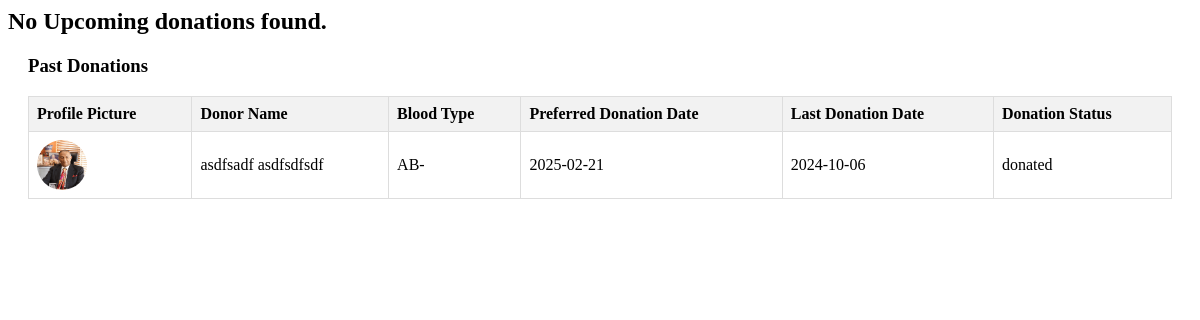
Screenshot of /manage_donation_status.php (signed in) with the database file from the repository.
### tables this page shows
CREATE TABLE `donors` (
  `donor_id` int(11) NOT NULL,
  `normal_user_id` int(11) NOT NULL,
  `donor_name` varchar(255) NOT NULL,
  `donor_nic` varchar(20) NOT NULL,
  `donor_phone` varchar(15) NOT NULL,
  `donor_email` varchar(255) NOT NULL,
  `blood_type` varchar(5) NOT NULL,
  `gender` enum('Male','Female') NOT NULL,
  `weight` decimal(5,2) NOT NULL,
  `health_conditions` text DEFAULT NULL,
  `medications` text DEFAULT NULL,
  `last_donation_date` date DEFAULT NULL,
  `emergency_contact` varchar(255) NOT NULL,
  `emergency_relationship` varchar(100) NOT NULL,
  `emergency_phone` varchar(15) NOT NULL,
  `preferred_donation_date` date NOT NULL,
  `district` varchar(100) NOT NULL,
  `hospital` varchar(255) NOT NULL,
  `donation_req_status` enum('pending','cancelled','confirm') DEFAULT 'pending',
  `created_at` timestamp NOT NULL DEFAULT current_timestamp(),
  `donate_update` enum('donated','not donated') DEFAULT 'not donated',
  `donor_type` enum('donor') DEFAULT 'donor'
);

CREATE TABLE `normal_user` (
  `normal_user_id` int(11) NOT NULL,
  `normal_user_profile_picture` varchar(550) NOT NULL DEFAULT 'emptyProfile.jpg',
  `normal_user_firstname` varchar(55) NOT NULL,
  `normal_user_lastname` varchar(55) NOT NULL,
  `normal_user_email` varchar(255) NOT NULL,
  `normal_user_password` varchar(255) NOT NULL,
  `normal_user_DOB` date NOT NULL,
  `normal_user_location` varchar(300) DEFAULT NULL,
  `normal_user_bloodtype` enum('A+','A-','B+','B-','AB+','AB-','O+','O-') DEFAULT NULL,
  `normal_user_type` varchar(50) DEFAULT 'normal user',
  `NIC` varchar(44) DEFAULT NULL
);

### manage_donation_status.php (the view, shortened to what this page needs)
<?php
include 'db.php';
$hospitalId = $_SESSION['user_id'];
$query_upcoming = "SELECT d.*, u.normal_user_profile_picture
                   FROM donors d
                   JOIN normal_user u ON d.normal_user_id = u.normal_user_id
                   WHERE d.preferred_donation_date >= CURDATE()
                   AND (d.donate_update IS NULL OR d.donate_update <> 'donated')
                   AND d.hospital = '$hospitalId'
                   ORDER BY d.preferred_donation_date ASC";
$query_past = "SELECT d.*, u.normal_user_profile_picture
               FROM donors d
               JOIN normal_user u ON d.normal_user_id = u.normal_user_id
               WHERE (d.donate_update IS NULL OR d.donate_update = 'donated')
               AND d.hospital = '$hospitalId'
               ORDER BY d.preferred_donation_date DESC";
if ($result_upcoming = $conn->query($query_upcoming)) {
    if ($result_upcoming->num_rows > 0) {
        echo '
        <div class="donation-status-list">
            <h3>Upcoming Donations</h3>
            <table>
                <tr>
                    <th>Profile Picture</th>
                    <th>Donor Name</th>
                    <th>Blood Type</th>
                    <th>Preferred Donation Date</th>
                    <th>Last Donation Date</th>
                    <th>Donation Status</th>
                    <th>Action</th>
                </tr>';
        while ($row = $result_upcoming->fetch_assoc()) {
            echo '
                <tr>
                    <td><img src="' . htmlspecialchars($row['normal_user_profile_picture']) . '" alt="Profile Picture" class="profile-image"></td>
                    <td>' . htmlspecialchars($row['donor_name']) . '</td>
                    <td>' . htmlspecialchars($row['blood_type']) . '</td>
                    <td>' . htmlspecialchars($row['preferred_donation_date']) . '</td>
                    <td>' . htmlspecialchars($row['last_donation_date']) . '</td>
                    <td>' . htmlspecialchars($row['donate_update']) . '</td>
                    <td>
                        <button class="action-button" onclick="updateDonationStatus(' . $row['donor_id'] . ', \'' . $row['blood_type'] . '\')">Mark as Donated</button>
                    </td>
                </tr>';
        }
        echo '
            </table>
        </div>';
    }
    else {
        echo "<h2>No Upcoming donations found.</h2>";
    }
}
if ($result_past = $conn->query($query_past)) {
    if ($result_past->num_rows > 0) {
        echo '
        <div class="donation-status-list">
            <h3>Past Donations</h3>
            <table>
                <tr>
                    <th>Profile Picture</th>
                    <th>Donor Name</th>
                    <th>Blood Type</th>
                    <th>Preferred Donation Date</th>
                    <th>Last Donation Date</th>
                    <th>Donation Status</th>
                </tr>';
        while ($row = $result_past->fetch_assoc()) {
            echo '
                <tr>
                    <td><img src="' . htmlspecialchars($row['normal_user_profile_picture']) . '" alt="Profile Picture" class="profile-image"></td>
                    <td>' . htmlspecialchars($row['donor_name']) . '</td>
                    <td>' . htmlspecialchars($row['blood_type']) . '</td>
                    <td>' . htmlspecialchars($row['preferred_donation_date']) . '</td>
                    <td>' . htmlspecialchars($row['last_donation_date']) . '</td>
                    <td>' . htmlspecialchars($row['donate_update']) . '</td>
                </tr>';
        }
        echo '
            </table>
        </div>';
    } else {
        echo "<h2>No past donations found.</h2>";
    }
} else {
    echo "Error: " . $conn->error;
}
?>

### manage_donation_status.php (style rules this page uses)
.donation-status-list { margin: 20px; }
table { width: 100%; border-collapse: collapse; }
th, td { border: 1px solid #dddddd; text-align: left; padding: 8px; }
th { background-color: #f2f2f2; }
.profile-image { width: 50px; height: 50px; border-radius: 50%; }

### rows the page displays
donors: normal_user.normal_user_profile_picture (picture), donor_name "asdfsadf asdfsdfsdf", blood_type "AB-", preferred_donation_date "2025-02-21", last_donation_date "2024-10-06", donate_update "donated"
